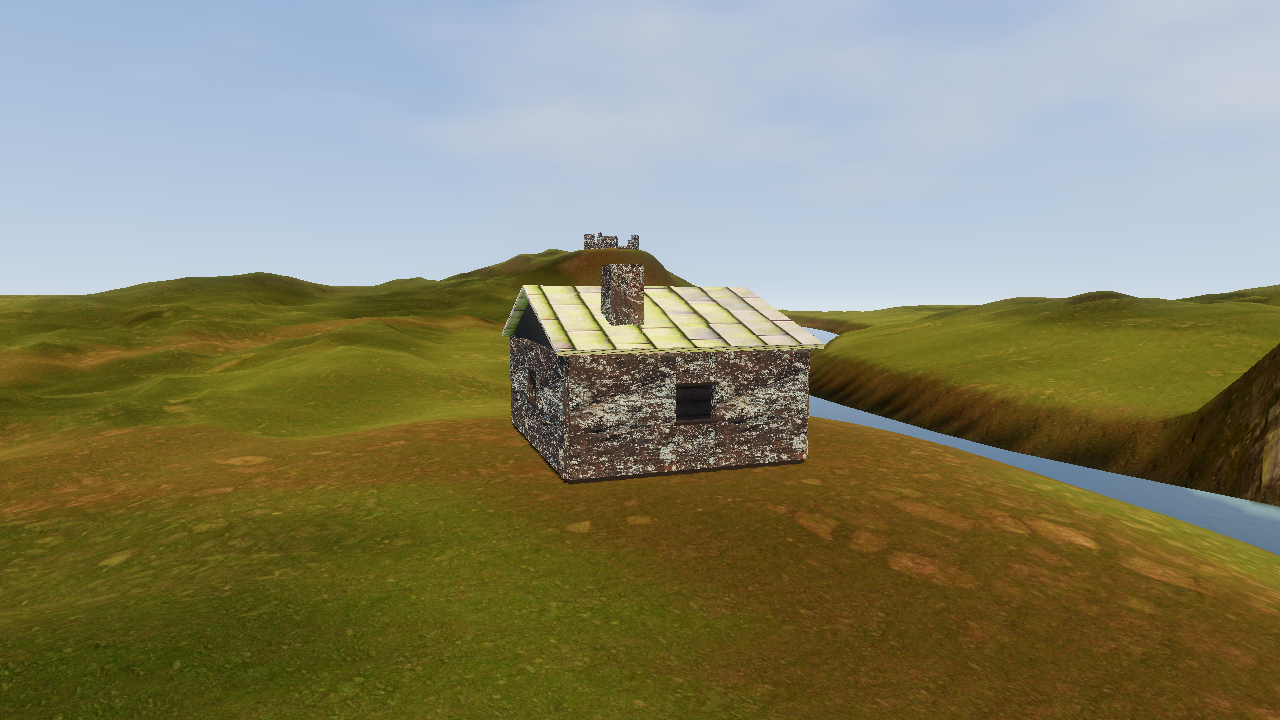
#> input picture shots/b1_04_house.png, 1280 x 720 px
$ python gen_icons.py ../shots/b1_04_house.png
#> lines starting #> are read from the running program, lines starting #| are printed output that depends on the picture; after the words box and inside, x2 and y2 are one past the last pixel; in counts of white or black regions, pixels touching at a corner belong together
#!/usr/bin/env python3
"""يولّد أيقونات التطبيق من الصورة الفنية المعتمدة للعبة.

لا رسم مخترع: الأيقونة قصاصة من نفس الفن الذي تظهره القائمة، فتتطابق
هوية الأيقونة مع هوية اللعبة تماماً.
"""
from PIL import Image, ImageFilter, ImageEnhance, ImageDraw
import pathlib, sys

ROOT = pathlib.Path(__file__).resolve().parent.parent
SRC = pathlib.Path(sys.argv[1]) if len(sys.argv) > 1 else ROOT / "assets/textures/ui/menu_bg.png"
OUT = ROOT / "assets/textures/icon"
OUT.mkdir(parents=True, exist_ok=True)

# منطقة القصّ: القصر والقمر — أوضح عنصرين يُقرآن في مربع صغير
CROP = (0.345, 0.00, 0.625, 0.62)


def square_art(size: int) -> Image.Image:
#> called with size = 192
    src = Image.open(SRC).convert("RGB")
#> src is the input picture: PIL image 1280x720 RGB; mean R, G, B 133.6, 132, 106.3
    w, h = src.size
#> w = 1280; h = 720
    box = (int(CROP[0] * w), int(CROP[1] * h), int(CROP[2] * w), int(CROP[3] * h))
#> box = (441, 0, 800, 446)
    art = src.crop(box)
    # قصّ مربع من المركز
    s = min(art.size)
#> s = 359
    cx, cy = art.width // 2, art.height // 2
#> cx = 179; cy = 223
    art = art.crop((cx - s // 2, cy - s // 2, cx + s // 2, cy + s // 2))
#> art: PIL image 358x358 RGB
    art = art.resize((size, size), Image.LANCZOS)
#> art: PIL image 192x192 RGB
    art = ImageEnhance.Contrast(art).enhance(1.18)
    art = ImageEnhance.Color(art).enhance(1.12)
    art = art.filter(ImageFilter.UnsharpMask(radius=size / 160.0, percent=70, threshold=2))
    return art


def vignette(img: Image.Image, strength: float = 0.55) -> Image.Image:
#> called with strength = 0.55
    size = img.size[0]
#> size = 192
    mask = Image.new("L", (size, size), 0)
#> mask: PIL image 192x192 L; every value is 0
    ImageDraw.Draw(mask).ellipse(
        [-size * 0.14, -size * 0.14, size * 1.14, size * 1.14], fill=255)
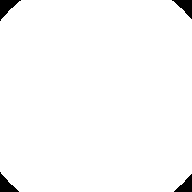
#> mask: PIL image 192x192 L; 98% white; 4 black regions, box (x1, y1, x2, y2) and area: (0, 0, 21, 21) 208, (172, 0, 192, 19) 187, (0, 172, 19, 192) 187, (174, 174, 192, 192) 167
    mask = mask.filter(ImageFilter.GaussianBlur(size * 0.15))
    dark = Image.new("RGB", (size, size), (0, 0, 0))
#> dark: PIL image 192x192 RGB; every value is 0
    return Image.composite(img, Image.blend(img, dark, strength), mask)


def accent(img: Image.Image) -> Image.Image:
    """خط أحمر رفيع أسفل الأيقونة: لمسة الهوية الدموية."""
    size = img.size[0]
#> size = 192
    layer = Image.new("RGBA", (size, size), (0, 0, 0, 0))
#> layer: PIL image 192x192 RGBA; every value is 0
    d = ImageDraw.Draw(layer)
    d.rectangle([0, int(size * 0.945), size, int(size * 0.975)], fill=(178, 18, 31, 235))
    glow = layer.filter(ImageFilter.GaussianBlur(size * 0.02))
    out = Image.alpha_composite(img.convert("RGBA"), glow)
    return Image.alpha_composite(out, layer)
#> returned value: PIL image 192x192 RGBA


def make_full(size: int) -> Image.Image:
    return accent(vignette(square_art(size)))
#> call 2 of square_art, with size = 512
#> in square_art (call 2), `art = art.filter(ImageFilter.UnsharpMask(radius=size / 160.0, percent=..`:
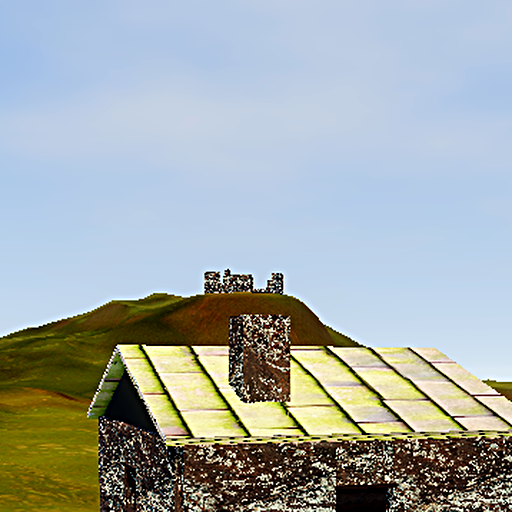
#> art: PIL image 512x512 RGB; mean R, G, B 162.4, 170.7, 169.9
#> call 2 of vignette, with strength = 0.55
#> in vignette (call 2), `size = img.size[0]`: size = 512
#> in vignette (call 2), `mask = Image.new("L", (size, size), 0)`: mask: PIL image 512x512 L; every value is 0
#> in vignette (call 2), `ImageDraw.Draw(mask).ellipse( [-size * 0.14, -size * 0.14, size * 1.14..`: mask: PIL image 512x512 L; 98.1% white; 4 black regions, box (x1, y1, x2, y2) and area: (0, 0, 52, 52) 1305, (461, 0, 512, 51) 1253, (0, 461, 51, 512) 1253, (462, 462, 512, 512) 1202
#> in vignette (call 2), `dark = Image.new("RGB", (size, size), (0, 0, 0))`: dark: PIL image 512x512 RGB; every value is 0
#> in vignette (call 2), `return Image.composite(img, Image.blend(img, dark, strength), mask)`:
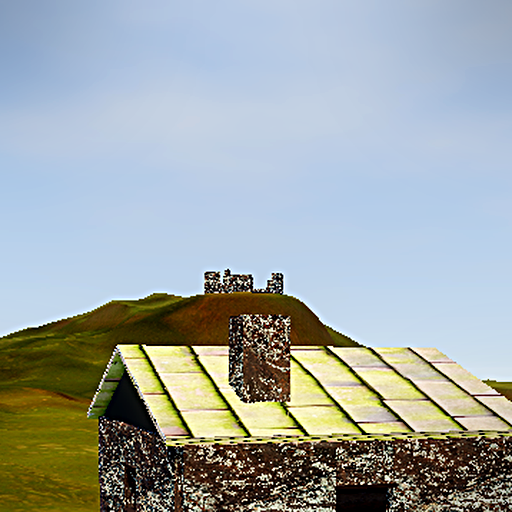
#> returned value: PIL image 512x512 RGB; mean R, G, B 159.1, 167.3, 166.7
#> in accent (call 2), `layer = Image.new("RGBA", (size, size), (0, 0, 0, 0))`: layer: PIL image 512x512 RGBA; every value is 0


def make_adaptive_fg(size: int) -> Image.Image:
    """المنطقة الآمنة للأيقونة التكيّفية: المحتوى في الوسط فقط."""
    img = Image.new("RGBA", (size, size), (0, 0, 0, 0))
    inner = int(size * 0.66)
    core = make_full(inner).convert("RGBA")
    mask = Image.new("L", (inner, inner), 0)
    ImageDraw.Draw(mask).rounded_rectangle(
        [0, 0, inner - 1, inner - 1], radius=int(inner * 0.16), fill=255)
    core.putalpha(mask)
    img.alpha_composite(core, ((size - inner) // 2, (size - inner) // 2))
    return img


def make_adaptive_bg(size: int) -> Image.Image:
    base = square_art(size).filter(ImageFilter.GaussianBlur(size * 0.07))
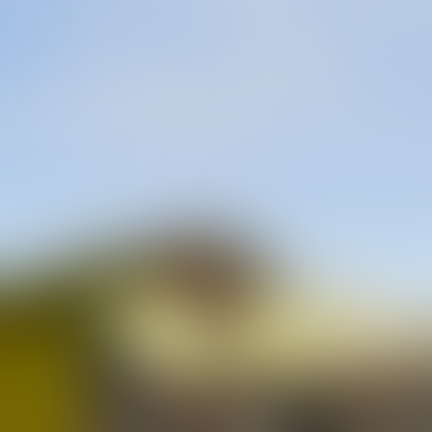
#> base: PIL image 432x432 RGB; mean R, G, B 162.4, 170.8, 170
    base = ImageEnhance.Brightness(base).enhance(0.55)
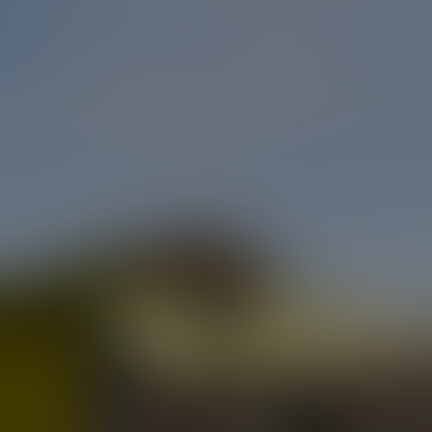
#> base: PIL image 432x432 RGB; mean R, G, B 88.9, 93.5, 93
    return base.convert("RGBA")
#> returned value: PIL image 432x432 RGBA


def main() -> None:
    if not SRC.exists():
        raise SystemExit(f"المصدر غير موجود: {SRC}")
    for name, img in [
        ("icon_192.png", make_full(192)),
        ("icon_512.png", make_full(512)),
        ("icon_bg_432.png", make_adaptive_bg(432)),
        ("icon_fg_432.png", make_adaptive_fg(432)),
    ]:
#> in make_adaptive_fg, `img = Image.new("RGBA", (size, size), (0, 0, 0, 0))`: img: PIL image 432x432 RGBA; every value is 0
#> call 4 of square_art, with size = 285
#> in square_art (call 4), `art = art.filter(ImageFilter.UnsharpMask(radius=size / 160.0, percent=..`:
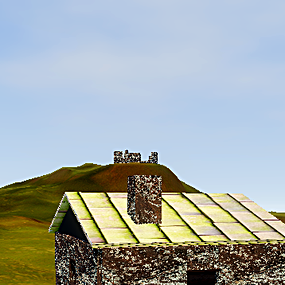
#> art: PIL image 285x285 RGB; mean R, G, B 162.3, 170.5, 169.7
#> call 3 of vignette, with strength = 0.55
#> in vignette (call 3), `size = img.size[0]`: size = 285
#> in vignette (call 3), `mask = Image.new("L", (size, size), 0)`: mask: PIL image 285x285 L; every value is 0
#> in vignette (call 3), `ImageDraw.Draw(mask).ellipse( [-size * 0.14, -size * 0.14, size * 1.14..`: mask: PIL image 285x285 L; 98% white; 4 black regions, box (x1, y1, x2, y2) and area: (0, 0, 30, 30) 428, (256, 0, 285, 29) 398, (0, 256, 29, 285) 398, (257, 257, 285, 285) 369
#> in vignette (call 3), `dark = Image.new("RGB", (size, size), (0, 0, 0))`: dark: PIL image 285x285 RGB; every value is 0
#> in vignette (call 3), `return Image.composite(img, Image.blend(img, dark, strength), mask)`:
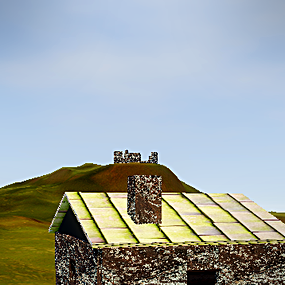
#> returned value: PIL image 285x285 RGB; mean R, G, B 158.9, 167.1, 166.4
#> in accent (call 3), `layer = Image.new("RGBA", (size, size), (0, 0, 0, 0))`: layer: PIL image 285x285 RGBA; every value is 0
        p = OUT / name
        img.save(p)
        print(f"  {name:<18} {img.size[0]}x{img.size[1]}  {p.stat().st_size} بايت")
#|   icon_192.png       192x192  50990 بايت


if __name__ == "__main__":
    main()
